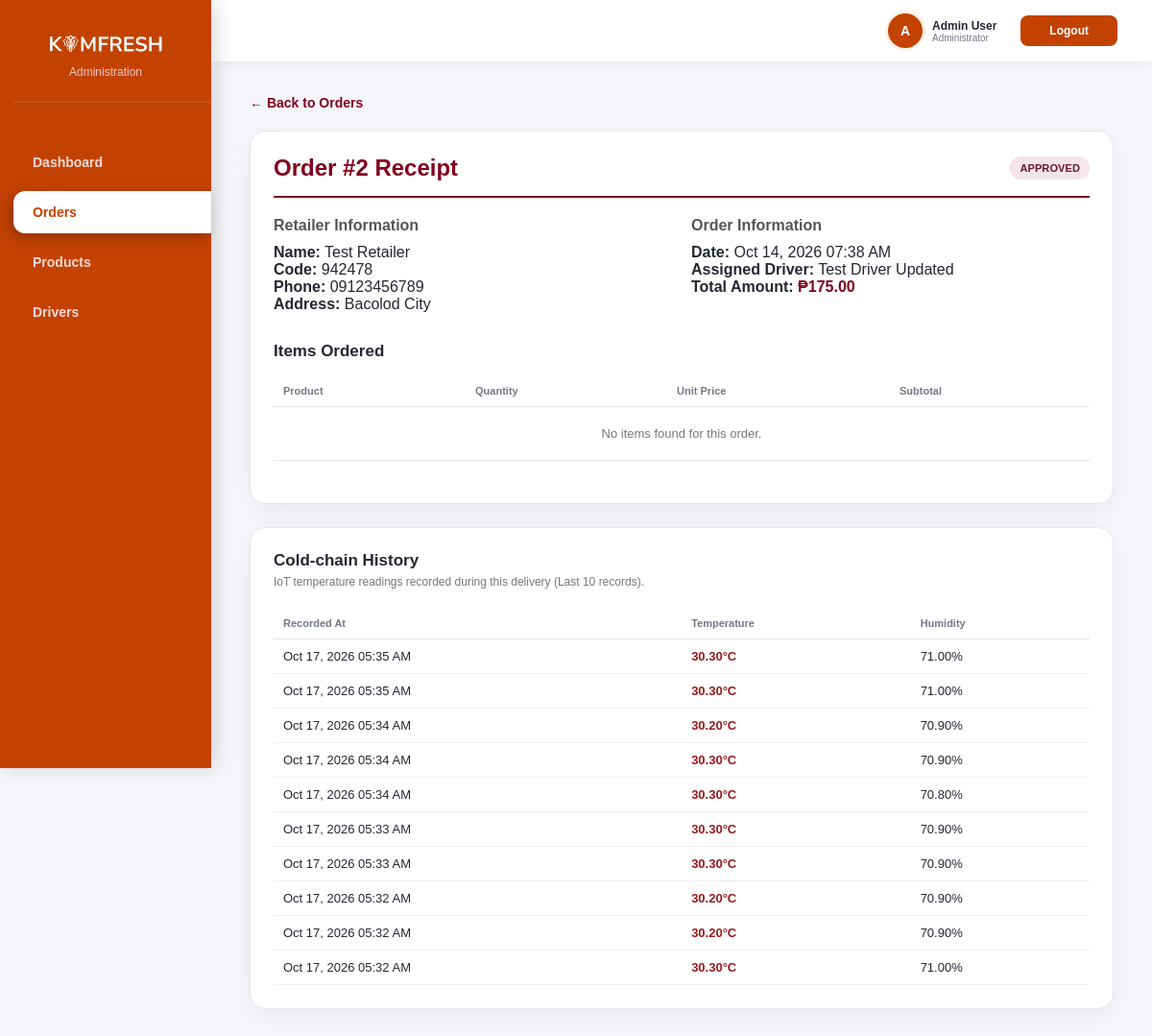
/view_order.php?id=2 (signed in), run on the app's committed database.
### tables this page shows
CREATE TABLE `order` (
  `order_id` int NOT NULL AUTO_INCREMENT,
  `retailer_id` int DEFAULT NULL,
  `order_date` datetime DEFAULT CURRENT_TIMESTAMP,
  `total_amount` decimal(10,2) DEFAULT NULL,
  `order_status` varchar(20) DEFAULT 'pending',
  PRIMARY KEY (`order_id`),
  KEY `retailer_id` (`retailer_id`),
  CONSTRAINT `order_ibfk_1` FOREIGN KEY (`retailer_id`) REFERENCES `retailer` (`retailer_id`)
);

CREATE TABLE `retailer` (
  `retailer_id` int NOT NULL AUTO_INCREMENT,
  `name` varchar(100) DEFAULT NULL,
  `email` varchar(100) DEFAULT NULL,
  `phone` varchar(20) DEFAULT NULL,
  `password_hash` varchar(255) DEFAULT NULL,
  `address` text,
  `created_at` datetime DEFAULT CURRENT_TIMESTAMP,
  `customer_code` varchar(10) DEFAULT NULL,
  PRIMARY KEY (`retailer_id`),
  UNIQUE KEY `email` (`email`),
  UNIQUE KEY `customer_code` (`customer_code`)
);

CREATE TABLE `driver` (
  `driver_id` int NOT NULL AUTO_INCREMENT,
  `name` varchar(100) DEFAULT NULL,
  `email` varchar(100) DEFAULT NULL,
  `phone` varchar(20) DEFAULT NULL,
  `password_hash` varchar(255) DEFAULT NULL,
  `license_number` varchar(50) DEFAULT NULL,
  `status` varchar(20) DEFAULT 'available',
  `created_at` datetime DEFAULT CURRENT_TIMESTAMP,
  `account_status` varchar(20) DEFAULT 'approved',
  `rejected_at` datetime DEFAULT NULL,
  PRIMARY KEY (`driver_id`),
  UNIQUE KEY `email` (`email`)
);

CREATE TABLE `sensor_data` (
  `sensor_id` int NOT NULL AUTO_INCREMENT,
  `delivery_id` int DEFAULT NULL,
  `temperature` decimal(5,2) DEFAULT NULL,
  `humidity` decimal(5,2) DEFAULT NULL,
  `is_alert` tinyint(1) DEFAULT '0',
  `reading_timestamp` datetime DEFAULT CURRENT_TIMESTAMP,
  `synced_at` datetime DEFAULT CURRENT_TIMESTAMP,
  PRIMARY KEY (`sensor_id`),
  KEY `delivery_id` (`delivery_id`),
  CONSTRAINT `sensor_data_ibfk_1` FOREIGN KEY (`delivery_id`) REFERENCES `delivery` (`delivery_id`)
);

### view_order.php (the view, shortened to what this page needs)
<?php
require 'db.php';
$order_id = isset($_GET['id']) ? (int)$_GET['id'] : 0;
$stmt = $conn->prepare("
    SELECT o.*, r.name as retailer_name, r.customer_code, r.address, r.phone
    FROM `order` o
    LEFT JOIN retailer r ON o.retailer_id = r.retailer_id
    WHERE o.order_id = ?
");
$stmt->bind_param("i", $order_id);
$stmt->execute();
$order = $stmt->get_result()->fetch_assoc();
$items = $conn->query("
    SELECT oi.quantity, oi.unit_price, oi.subtotal, p.name AS product_name
    FROM order_item oi
    JOIN product p ON oi.product_id = p.product_id
    WHERE oi.order_id = $order_id
");
$sensor_data = $conn->query("
    SELECT sd.temperature, sd.humidity, sd.reading_timestamp, sd.is_alert
    FROM sensor_data sd
    JOIN delivery d ON sd.delivery_id = d.delivery_id
    WHERE d.order_id = $order_id
    ORDER BY sd.reading_timestamp DESC
    LIMIT 10
");
$driver_query = $conn->query("
    SELECT dr.name as driver_name
    FROM delivery d
    JOIN driver dr ON d.driver_id = dr.driver_id
    WHERE d.order_id = $order_id
");
$driver = $driver_query->fetch_assoc();
$driver_name = $driver ? $driver['driver_name'] : 'No driver assigned yet';
?>
<!DOCTYPE html>
<html lang="en">
<head>
    <link rel="stylesheet" href="css/theme.css">
    <link rel="stylesheet" href="css/dashboard.css">
    <link rel="stylesheet" href="css/orders.css">
    <link rel="stylesheet" href="css/flow.css">
</head>
<body>
    <div class="dashboard-layout">
        <aside class="sidebar">
            <div class="sidebar-brand">
                <img src="../logo.png" alt="KimFresh" class="logo">
                <p>Administration</p>
            </div>
            <nav class="menu">
                <a href="dashboard.php">Dashboard</a>
                <a href="orders.php" class="active">Orders</a>
                <a href="products.php">Products</a>
                <a href="drivers.php">Drivers</a>
            </nav>
        </aside>
        <div class="main-area">
            <header class="top-header">
                <div class="profile-menu">
                    <div class="user-profile">
                        <div class="avatar">A</div>
                        <div class="user-info">
                            <p class="user-name"><?php echo $_SESSION['admin_name']; ?></p>
                            <p class="user-role">Administrator</p>
                        </div>
                        <a href="logout.php" class="logout-btn" style="margin-left: 15px; text-decoration: none;">Logout</a>
                    </div>
                </div>
            </header>
            <main class="main-content">
                <div style="margin-bottom: 20px;">
                    <a href="orders.php" style="color: #800020; text-decoration: none; font-weight: bold; font-size: 14px;">&larr; Back to Orders</a>
                </div>
                <div class="table-section" style="margin-bottom: 24px;">
                    <div style="display: flex; justify-content: space-between; align-items: center; border-bottom: 2px solid #800020; padding-bottom: 15px; margin-bottom: 20px;">
                        <h2 style="color: #800020; margin: 0;">Order #<?php echo $order_id; ?> Receipt</h2>
                        <span class="status-pill <?php echo strtolower($order['order_status']); ?>">
                            <?php echo strtoupper(str_replace('_', ' ', $order['order_status'])); ?>
                        </span>
                    </div>
                    <div style="display: grid; grid-template-columns: 1fr 1fr; gap: 20px; margin-bottom: 30px;">
                        <div>
                            <h4 style="color: #555; margin-bottom: 10px;">Retailer Information</h4>
                            <p><strong>Name:</strong> <?php echo htmlspecialchars($order['retailer_name']); ?></p>
                            <p><strong>Code:</strong> <?php echo htmlspecialchars($order['customer_code']); ?></p>
                            <p><strong>Phone:</strong> <?php echo htmlspecialchars($order['phone']); ?></p>
                            <p><strong>Address:</strong> <?php echo htmlspecialchars($order['address']); ?></p>
                        </div>
                        <div>
                            <h4 style="color: #555; margin-bottom: 10px;">Order Information</h4>
                            <p><strong>Date:</strong> <?php echo date('M d, Y h:i A', strtotime($order['order_date'])); ?></p>
                            <p><strong>Assigned Driver:</strong> <?php echo htmlspecialchars($driver_name); ?></p>
                            <p><strong>Total Amount:</strong> <span style="color: #800020; font-weight: bold;">₱<?php echo number_format($order['total_amount'], 2); ?></span></p>
                        </div>
                    </div>
                    <h3 style="margin-bottom: 15px;">Items Ordered</h3>
                    <div class="table-responsive">
                        <table class="items-table" style="width: 100%; border-collapse: collapse; margin-bottom: 20px;">
                            <thead>
                                <tr style="border-bottom: 1px solid #ddd;">
                                    <th style="text-align: left; padding: 10px;">Product</th>
                                    <th style="text-align: left; padding: 10px;">Quantity</th>
                                    <th style="text-align: left; padding: 10px;">Unit Price</th>
                                    <th style="text-align: left; padding: 10px;">Subtotal</th>
                                </tr>
                            </thead>
                            <tbody>
                                <?php
                                if ($items->num_rows > 0) {
                                    while($item = $items->fetch_assoc()) {
                                        echo "<tr>";
                                        echo "<td style='padding: 10px; border-bottom: 1px solid #eee;'>" . htmlspecialchars($item['product_name']) . "</td>";
                                        echo "<td style='padding: 10px; border-bottom: 1px solid #eee;'>" . $item['quantity'] . "</td>";
                                        echo "<td style='padding: 10px; border-bottom: 1px solid #eee;'>₱" . number_format($item['unit_price'], 2) . "</td>";
                                        echo "<td style='padding: 10px; border-bottom: 1px solid #eee;'>₱" . number_format($item['subtotal'], 2) . "</td>";
                                        echo "</tr>";
                                    }
                                } else {
                                    echo "<tr><td colspan='4' style='padding: 20px; text-align: center; color: #777;'>No items found for this order.</td></tr>";
                                }
                                ?>
                            </tbody>
                        </table>
                    </div>
                </div>
                <div class="table-section">
                    <h3 style="margin-bottom: 5px;">Cold-chain History</h3>
                    <p style="font-size: 12px; color: #777; margin-bottom: 20px;">IoT temperature readings recorded during this delivery (Last 10 records).</p>
                    <div class="table-responsive">
                        <table class="items-table" style="width: 100%; border-collapse: collapse;">
                            <thead>
                                <tr style="border-bottom: 1px solid #ddd;">
                                    <th style="text-align: left; padding: 10px;">Recorded At</th>
                                    <th style="text-align: left; padding: 10px;">Temperature</th>
                                    <th style="text-align: left; padding: 10px;">Humidity</th>
                                </tr>
                            </thead>
                            <tbody>
                                <?php
                                if ($sensor_data->num_rows > 0) {
                                    while($sensor = $sensor_data->fetch_assoc()) {
                                        $tempColor = $sensor['is_alert'] ? '#991b1b' : '#166534';
                                        echo "<tr>";
                                        echo "<td style='padding: 10px; border-bottom: 1px solid #eee;'>" . date('M d, Y h:i A', strtotime($sensor['reading_timestamp'])) . "</td>";
                                        echo "<td style='padding: 10px; border-bottom: 1px solid #eee; font-weight: bold; color: " . $tempColor . ";'>" . $sensor['temperature'] . "°C</td>";
                                        echo "<td style='padding: 10px; border-bottom: 1px solid #eee;'>" . $sensor['humidity'] . "%</td>";
                                        echo "</tr>";
                                    }
                                } else {
                                    echo "<tr><td colspan='3' style='padding: 20px; text-align: center; color: #777;'>No temperature readings recorded for this order.</td></tr>";
                                }
                                ?>
                            </tbody>
                        </table>
                    </div>
                </div>
            </main>
        </div>
    </div>
</body>
</html>

### css/theme.css (style rules this page uses)
:root { --primary: #C34200; --primary-dark: #9a3400; --primary-soft: #fdf0e6; --bg: #F5F6FA; --surface: #FFFFFF; --line: #E4E7EF; --text: #252733; --muted: #737887; }

### css/dashboard.css (style rules this page uses)
* { margin: 0; padding: 0; box-sizing: border-box; font-family: "Nunito Sans", Arial, sans-serif; }
body { min-height: 100vh; background: var(--bg); color: var(--text); }
.dashboard-layout { display: flex; min-height: 100vh; }
.sidebar { width: 220px; height: 100vh; position: fixed; top: 0; left: 0; padding: 30px 0 30px 14px; background: var(--primary); color: white; box-shadow: 4px 0 20px rgba(0, 0, 0, 0.15); }
.sidebar-brand { text-align: center; padding-right: 14px; margin-bottom: 40px; padding-bottom: 24px; border-bottom: 1px solid rgba(255, 255, 255, 0.15); }
.logo { width: 130px; height: auto; }
.sidebar-brand p { margin-top: 2px; font-size: 12px; color: #f0c8c8; }
.menu { display: flex; flex-direction: column; gap: 8px; }
.menu a { padding: 14px 20px; text-decoration: none; color: #f5dada; font-size: 14px; font-weight: 700; border-radius: 12px 0 0 12px; transition: background 0.2s, padding-left 0.2s; }
.menu a.active { background: var(--surface); color: var(--primary); box-shadow: -4px 4px 14px rgba(0, 0, 0, 0.25); }
.main-area { margin-left: 220px; width: calc(100% - 220px); }
.top-header { display: flex; justify-content: flex-end; align-items: center; gap: 24px; height: 64px; padding: 0 36px; background: var(--surface); box-shadow: 0 2px 12px rgba(0, 0, 0, 0.06); }
.user-profile { display: flex; align-items: center; gap: 10px; }
.avatar { width: 36px; height: 36px; display: flex; align-items: center; justify-content: center; font-size: 14px; font-weight: 800; color: white; background: var(--primary); border-radius: 50%; box-shadow: 0 0 0 3px var(--primary-soft); }
.user-name { font-size: 12px; font-weight: 800; }
.user-role { font-size: 10px; color: var(--muted); }
.logout-btn { padding: 9px 30px; font-size: 12px; font-weight: 700; color: white; background: var(--primary); border: none; border-radius: 8px; cursor: pointer; transition: transform 0.15s, box-shadow 0.15s; }
.main-content { padding: 34px 40px; }
.table-section { padding: 24px; background: var(--surface); border-radius: 16px; box-shadow: 0 8px 28px rgba(35, 25, 40, 0.06); border: 1px solid var(--line); }
.table-section h3 { margin-bottom: 14px; font-size: 17px; font-weight: 800; }
.table-responsive { overflow-x: auto; }
table { width: 100%; border-collapse: collapse; }
th, td { padding: 14px; text-align: left; font-size: 13px; }
th { color: white; background: var(--primary); font-weight: 700; }
th:first-child { border-radius: 10px 0 0 10px; }
th:last-child { border-radius: 0 10px 10px 0; }
td { border-bottom: 1px solid var(--line); }
.profile-menu { position: relative; }

### data on the page
order: order_status "APPROVED", retailer.name "Test Retailer", retailer.customer_code "942478", retailer.phone "09123456789", retailer.address "Bacolod City", order_date "Oct 14, 2026 07:38 AM", total_amount "175.00"
driver: name "Test Driver Updated"
sensor_data: reading_timestamp "Oct 17, 2026 05:35 AM", temperature "30.30", humidity "71.00"
sensor_data: reading_timestamp "Oct 17, 2026 05:35 AM", temperature "30.30", humidity "71.00"
sensor_data: reading_timestamp "Oct 17, 2026 05:34 AM", temperature "30.20", humidity "70.90"
sensor_data: reading_timestamp "Oct 17, 2026 05:34 AM", temperature "30.30", humidity "70.90"
sensor_data: reading_timestamp "Oct 17, 2026 05:34 AM", temperature "30.30", humidity "70.80"
sensor_data: reading_timestamp "Oct 17, 2026 05:33 AM", temperature "30.30", humidity "70.90"
sensor_data: reading_timestamp "Oct 17, 2026 05:33 AM", temperature "30.30", humidity "70.90"
sensor_data: reading_timestamp "Oct 17, 2026 05:32 AM", temperature "30.20", humidity "70.90"
sensor_data: reading_timestamp "Oct 17, 2026 05:32 AM", temperature "30.20", humidity "70.90"
sensor_data: reading_timestamp "Oct 17, 2026 05:32 AM", temperature "30.30", humidity "71.00"

### other printed values
$_SESSION['admin_name'] "Admin User"
$order_id "2"
